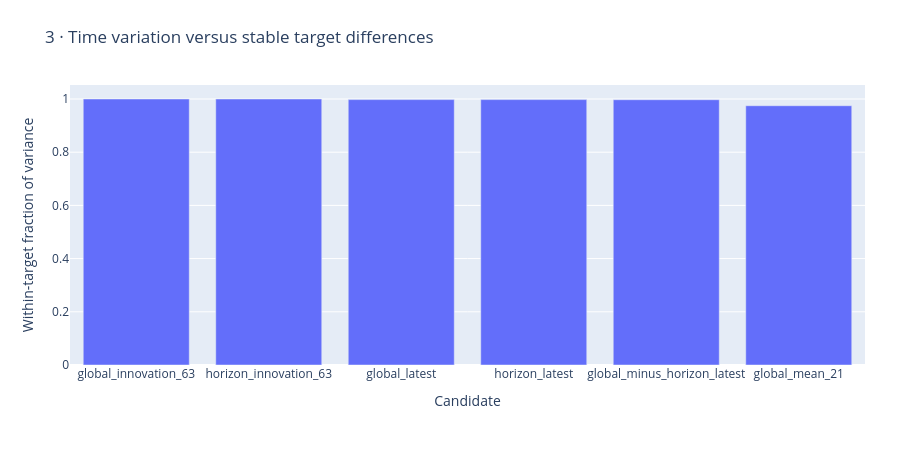

Notebook source saved alongside this figure:
### Markdown cell above
## Time-varying versus persistent information

A time-varying formula can still encode stable target identity. This fitting-prefix variance decomposition is descriptive and does not alter model inputs.

### Code cell
figures[2].show()

### Figure 1 — Plotly figure (JSON) as saved in the notebook; plotly's stock layout.template omitted (floating-point values rounded to 4 significant figures)
{"data": [{"type": "bar", "x": ["global_innovation_63", "horizon_innovation_63", "global_latest", "horizon_latest", "global_minus_horizon_latest", "global_mean_21"], "y": [0.9999, 0.9999, 0.9976, 0.9977, 0.9972, 0.9746]}], "layout": {"height": 465, "legend": {"orientation": "h", "y": -0.3}, "margin": {"b": 100, "l": 70, "r": 35, "t": 85}, "title": {"text": "3 · Time variation versus stable target differences"}, "xaxis": {"title": {"text": "Candidate"}}, "yaxis": {"title": {"text": "Within-target fraction of variance"}}}}
